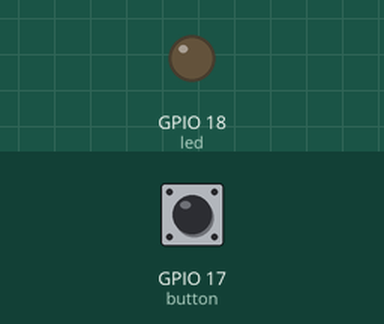
Recording of a program running on a simulated Raspberry Pi (BCM pin numbers). Shown: output pins drawn as LEDs (lit = HIGH). The test bench sets the inputs (shaded band); at power-on: GPIO 17 (button) LOW.

Above: at 1.2 s.
1.3 s: GPIO 17 (button) pulled HIGH for 0.15 s
At 1.37 s:
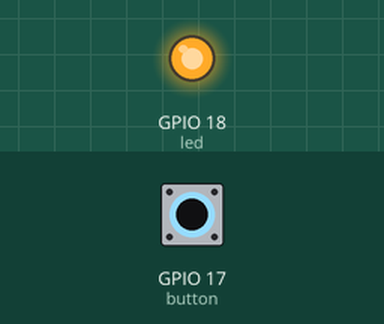
2.9 s: GPIO 17 (button) pulled HIGH for 3.2 s
At 6.5 s:
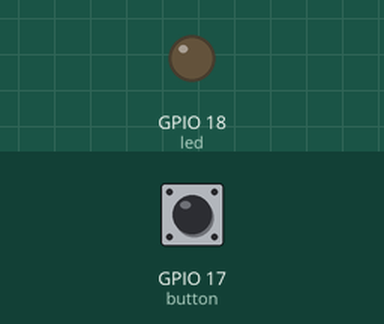
Timing chart, 0 to 8.0 s (numbered marks = the images above; inputs shaded):
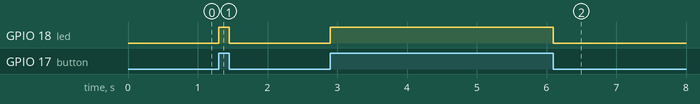

Measured:
- after the input at 1.3 s, GPIO 18 (led): LOW → HIGH at once, → LOW 0.15 s later
- after the input at 2.9 s, GPIO 18 (led): LOW → HIGH at once, → LOW 3.2 s later

The program:

Button.py
```python
import RPi.GPIO as GPIO

button = 17
led = 18

GPIO.setmode(GPIO.BCM)
GPIO.setup(led,GPIO.OUT)
GPIO.setup(button,GPIO.IN)


while True:

    if GPIO.input(button):

        GPIO.output(led,GPIO.HIGH)
    else:
        GPIO.output(led,GPIO.LOW)
GPIO.cleanup()
```
